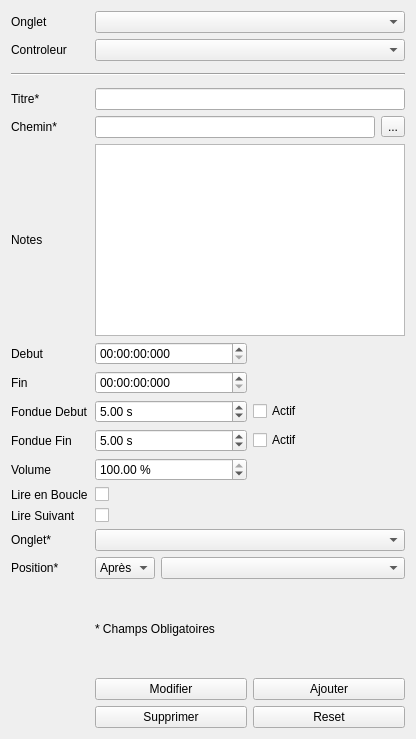
<?xml version="1.0" encoding="UTF-8"?>
<ui version="4.0">
 <class>GearDialogDesign</class>
 <widget class="QWidget" name="GearDialogDesign">
  <property name="geometry">
   <rect>
    <x>0</x>
    <y>0</y>
    <width>416</width>
    <height>739</height>
   </rect>
  </property>
  <property name="windowTitle">
   <string>Form</string>
  </property>
  <layout class="QGridLayout" name="gridLayout">
   <item row="10" column="1">
    <layout class="QHBoxLayout" name="horizontalLayout">
     <item>
      <widget class="QLineEdit" name="chemin">
       <property name="text">
        <string/>
       </property>
      </widget>
     </item>
     <item>
      <widget class="QToolButton" name="toolButton">
       <property name="text">
        <string>...</string>
       </property>
      </widget>
     </item>
    </layout>
   </item>
   <item row="5" column="1">
    <widget class="QLineEdit" name="titre">
     <property name="text">
      <string/>
     </property>
    </widget>
   </item>
   <item row="22" column="1">
    <layout class="QHBoxLayout" name="horizontalLayout_5">
     <item>
      <widget class="QDoubleSpinBox" name="volume">
       <property name="suffix">
        <string> %</string>
       </property>
       <property name="maximum">
        <double>100.000000000000000</double>
       </property>
       <property name="value">
        <double>100.000000000000000</double>
       </property>
      </widget>
     </item>
     <item>
      <widget class="QWidget" name="widget" native="true"/>
     </item>
    </layout>
   </item>
   <item row="12" column="0">
    <widget class="QLabel" name="label_6">
     <property name="text">
      <string>Notes</string>
     </property>
    </widget>
   </item>
   <item row="31" column="0">
    <spacer name="verticalSpacer">
     <property name="orientation">
      <enum>Qt::Vertical</enum>
     </property>
     <property name="sizeHint" stdset="0">
      <size>
       <width>20</width>
       <height>40</height>
      </size>
     </property>
    </spacer>
   </item>
   <item row="5" column="0">
    <widget class="QLabel" name="label">
     <property name="text">
      <string>Titre*</string>
     </property>
    </widget>
   </item>
   <item row="17" column="0">
    <widget class="QLabel" name="label_8">
     <property name="text">
      <string>Fondue Debut</string>
     </property>
    </widget>
   </item>
   <item row="27" column="0">
    <widget class="QLabel" name="label_13">
     <property name="text">
      <string>Lire Suivant</string>
     </property>
    </widget>
   </item>
   <item row="21" column="0">
    <widget class="QLabel" name="label_9">
     <property name="text">
      <string>Fondue Fin</string>
     </property>
    </widget>
   </item>
   <item row="22" column="0">
    <widget class="QLabel" name="label_4">
     <property name="text">
      <string>Volume</string>
     </property>
    </widget>
   </item>
   <item row="10" column="0">
    <widget class="QLabel" name="label_5">
     <property name="styleSheet">
      <string notr="true"/>
     </property>
     <property name="text">
      <string>Chemin*</string>
     </property>
    </widget>
   </item>
   <item row="25" column="0">
    <widget class="QLabel" name="label_7">
     <property name="text">
      <string>Lire en Boucle</string>
     </property>
    </widget>
   </item>
   <item row="25" column="1">
    <widget class="QCheckBox" name="boucle">
     <property name="text">
      <string/>
     </property>
    </widget>
   </item>
   <item row="31" column="1">
    <widget class="QLabel" name="label_2">
     <property name="text">
      <string>* Champs Obligatoires</string>
     </property>
    </widget>
   </item>
   <item row="21" column="1">
    <layout class="QHBoxLayout" name="horizontalLayout_2">
     <item>
      <widget class="QDoubleSpinBox" name="fondueStop">
       <property name="suffix">
        <string> s</string>
       </property>
       <property name="value">
        <double>5.000000000000000</double>
       </property>
      </widget>
     </item>
     <item>
      <widget class="QCheckBox" name="fondueStopCheck">
       <property name="text">
        <string>Actif</string>
       </property>
       <property name="tristate">
        <bool>false</bool>
       </property>
      </widget>
     </item>
    </layout>
   </item>
   <item row="17" column="1">
    <layout class="QHBoxLayout" name="horizontalLayout_3">
     <item>
      <widget class="QDoubleSpinBox" name="fondueStart">
       <property name="suffix">
        <string> s</string>
       </property>
       <property name="value">
        <double>5.000000000000000</double>
       </property>
      </widget>
     </item>
     <item>
      <widget class="QCheckBox" name="fondueStartCheck">
       <property name="text">
        <string>Actif</string>
       </property>
      </widget>
     </item>
    </layout>
   </item>
   <item row="12" column="1">
    <widget class="QTextEdit" name="notes">
     <property name="frameShape">
      <enum>QFrame::StyledPanel</enum>
     </property>
     <property name="undoRedoEnabled">
      <bool>false</bool>
     </property>
     <property name="acceptRichText">
      <bool>true</bool>
     </property>
    </widget>
   </item>
   <item row="32" column="1">
    <layout class="QGridLayout" name="gridLayout_2">
     <item row="2" column="0">
      <widget class="QPushButton" name="del">
       <property name="text">
        <string>Supprimer</string>
       </property>
      </widget>
     </item>
     <item row="2" column="2">
      <widget class="QPushButton" name="Reset">
       <property name="text">
        <string>Reset</string>
       </property>
      </widget>
     </item>
     <item row="1" column="0">
      <widget class="QPushButton" name="edit">
       <property name="text">
        <string>Modifier</string>
       </property>
      </widget>
     </item>
     <item row="1" column="2">
      <widget class="QPushButton" name="add">
       <property name="text">
        <string>Ajouter</string>
       </property>
      </widget>
     </item>
    </layout>
   </item>
   <item row="13" column="0">
    <widget class="QLabel" name="label_3">
     <property name="text">
      <string>Debut</string>
     </property>
    </widget>
   </item>
   <item row="15" column="0">
    <widget class="QLabel" name="label_10">
     <property name="text">
      <string>Fin</string>
     </property>
    </widget>
   </item>
   <item row="0" column="1">
    <widget class="QComboBox" name="pageListe"/>
   </item>
   <item row="4" column="0" colspan="2">
    <widget class="Line" name="line">
     <property name="minimumSize">
      <size>
       <width>0</width>
       <height>15</height>
      </size>
     </property>
     <property name="frameShadow">
      <enum>QFrame::Sunken</enum>
     </property>
     <property name="lineWidth">
      <number>1</number>
     </property>
     <property name="orientation">
      <enum>Qt::Horizontal</enum>
     </property>
    </widget>
   </item>
   <item row="29" column="0">
    <widget class="QLabel" name="label_12">
     <property name="text">
      <string>Position*</string>
     </property>
    </widget>
   </item>
   <item row="27" column="1">
    <widget class="QCheckBox" name="next">
     <property name="text">
      <string/>
     </property>
    </widget>
   </item>
   <item row="15" column="1">
    <layout class="QHBoxLayout" name="horizontalLayout_8">
     <item>
      <widget class="QTimeEdit" name="fin">
       <property name="buttonSymbols">
        <enum>QAbstractSpinBox::UpDownArrows</enum>
       </property>
       <property name="accelerated">
        <bool>true</bool>
       </property>
       <property name="showGroupSeparator" stdset="0">
        <bool>true</bool>
       </property>
       <property name="displayFormat">
        <string>HH:mm:ss:zzz</string>
       </property>
       <property name="timeSpec">
        <enum>Qt::LocalTime</enum>
       </property>
      </widget>
     </item>
     <item>
      <widget class="QWidget" name="widget_3" native="true"/>
     </item>
    </layout>
   </item>
   <item row="13" column="1">
    <layout class="QHBoxLayout" name="horizontalLayout_9">
     <item>
      <widget class="QTimeEdit" name="debut">
       <property name="buttonSymbols">
        <enum>QAbstractSpinBox::UpDownArrows</enum>
       </property>
       <property name="accelerated">
        <bool>true</bool>
       </property>
       <property name="showGroupSeparator" stdset="0">
        <bool>true</bool>
       </property>
       <property name="displayFormat">
        <string>HH:mm:ss:zzz</string>
       </property>
       <property name="timeSpec">
        <enum>Qt::LocalTime</enum>
       </property>
      </widget>
     </item>
     <item>
      <widget class="QWidget" name="widget_4" native="true"/>
     </item>
    </layout>
   </item>
   <item row="28" column="0">
    <widget class="QLabel" name="label_14">
     <property name="text">
      <string>Onglet*</string>
     </property>
    </widget>
   </item>
   <item row="28" column="1">
    <widget class="QComboBox" name="pageListePos"/>
   </item>
   <item row="29" column="1">
    <layout class="QHBoxLayout" name="horizontalLayout_4">
     <item>
      <widget class="QComboBox" name="apres">
       <property name="maximumSize">
        <size>
         <width>60</width>
         <height>16777215</height>
        </size>
       </property>
       <property name="editable">
        <bool>false</bool>
       </property>
       <item>
        <property name="text">
         <string>Après</string>
        </property>
       </item>
       <item>
        <property name="text">
         <string>Avant</string>
        </property>
       </item>
      </widget>
     </item>
     <item>
      <widget class="QComboBox" name="gearListePos"/>
     </item>
    </layout>
   </item>
   <item row="3" column="1">
    <widget class="QComboBox" name="gearListe"/>
   </item>
   <item row="3" column="0">
    <widget class="QLabel" name="label_11">
     <property name="text">
      <string>Controleur</string>
     </property>
    </widget>
   </item>
   <item row="0" column="0">
    <widget class="QLabel" name="label_15">
     <property name="text">
      <string>Onglet</string>
     </property>
    </widget>
   </item>
  </layout>
 </widget>
 <tabstops>
  <tabstop>titre</tabstop>
  <tabstop>chemin</tabstop>
  <tabstop>toolButton</tabstop>
  <tabstop>boucle</tabstop>
 </tabstops>
 <resources/>
 <connections/>
</ui>
